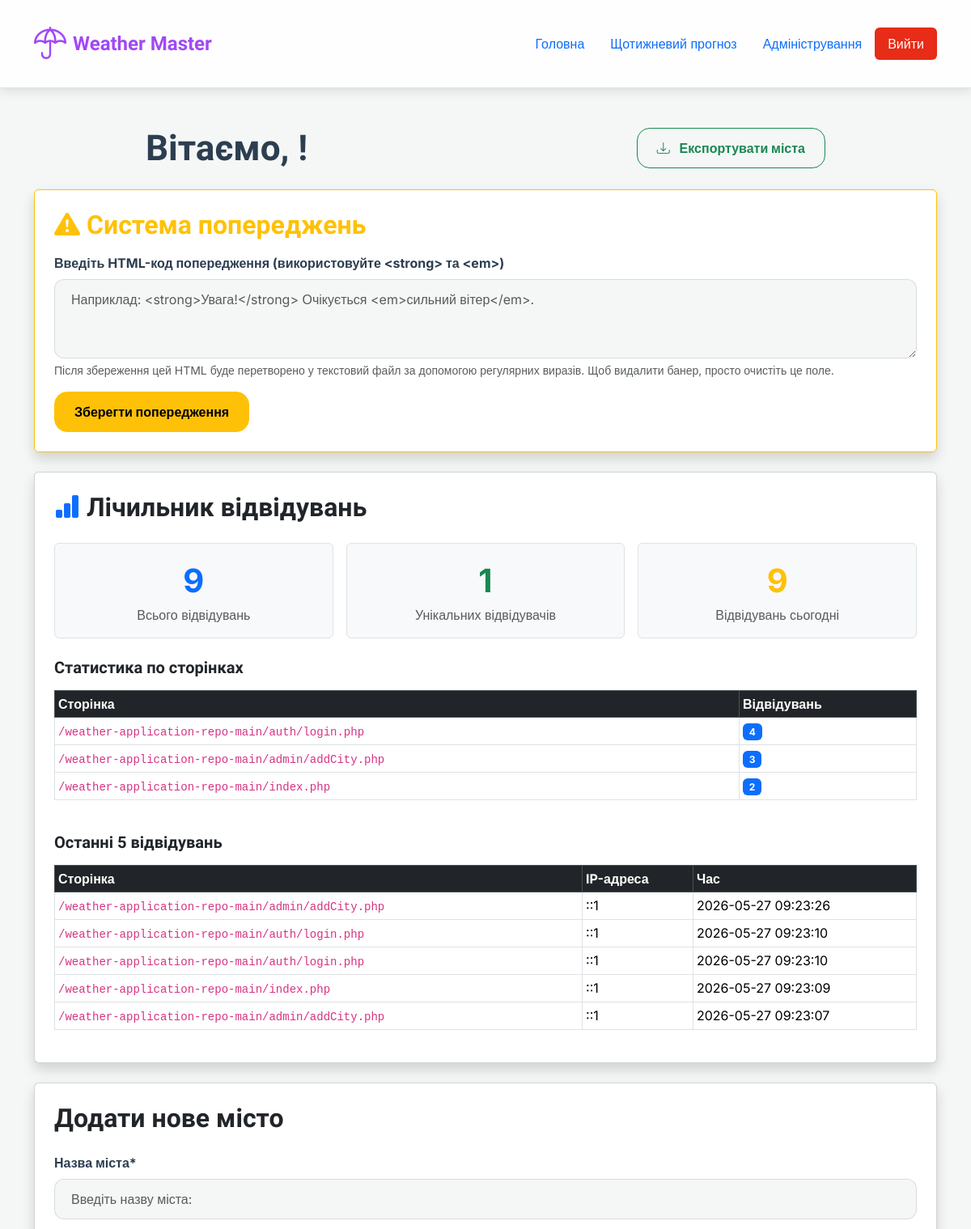
The page /admin/index.php (signed in, upper part) on the database as committed earlier.
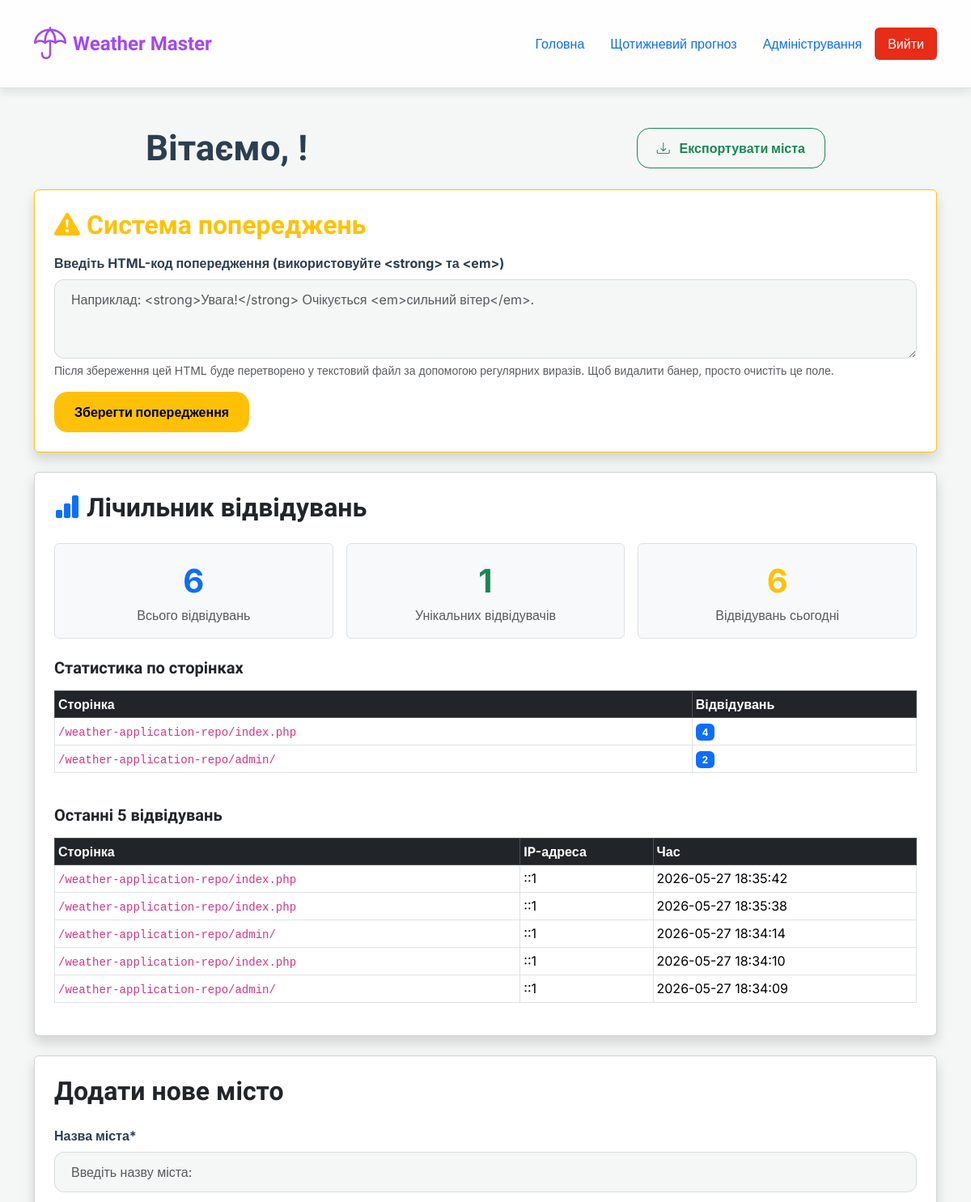
The same page on the database as committed later.
### tables this page shows
CREATE TABLE visit_log (
                    id INTEGER PRIMARY KEY AUTOINCREMENT,
                    page TEXT NOT NULL,
                    ip_address TEXT NOT NULL,
                    user_agent TEXT,
                    visited_at DATETIME DEFAULT CURRENT_TIMESTAMP
                );

### repositories/baseRepository.php (called while the page is built, shortened)
<?php
include_once __DIR__ . "/../data/database.php";
abstract class BaseRepository
{
    public function __construct(Database $db)
    {
        $this->db = $db;
        $this->pdo = $this->db->connect();
    }
}

### data/database.php (called while the page is built, shortened)
<?php
class Database
{
    private ?PDO $pdo = null;
    public function connect(): PDO
    {
        if ($this->pdo === null) {
            try {
                $this->pdo = new PDO("sqlite:" . $this->db_file_path);
                $this->pdo->setAttribute(PDO::ATTR_ERRMODE, PDO::ERRMODE_EXCEPTION);
            } catch (PDOException $e) {
                die("Database Connection Failed: " . $e->getMessage());
            }
        }
        return $this->pdo;
    }
    public function disconnect(): void
    {
        $this->pdo = null;
    }
}

### repositories/visitRepository.php (called while the page is built, shortened)
<?php
include_once "baseRepository.php";
class VisitRepository extends BaseRepository
{
    public function initTable(): void
    {
        try {
            $sql = "CREATE TABLE IF NOT EXISTS " . VisitLog::TABLE_NAME . " (
                    id INTEGER PRIMARY KEY AUTOINCREMENT,
                    page TEXT NOT NULL,
                    ip_address TEXT NOT NULL,
                    user_agent TEXT,
                    visited_at DATETIME DEFAULT CURRENT_TIMESTAMP
                )
            ";
            $this->pdo->exec($sql);
        } catch (PDOException $e) {
            echo "Error creating visit_log table: " . $e->getMessage();
        }
    }
    public function getTotalCount(): int
    {
        try {
            $stmt = $this->pdo->query("SELECT COUNT(*) FROM " . VisitLog::TABLE_NAME);
            return (int) $stmt->fetchColumn();
        } catch (PDOException $e) {
            return 0;
        }
    }
    public function getUniqueVisitorsCount(): int
    {
        try {
            $stmt = $this->pdo->query("SELECT COUNT(DISTINCT ip_address) FROM " . VisitLog::TABLE_NAME);
            return (int) $stmt->fetchColumn();
        } catch (PDOException $e) {
            return 0;
        }
    }
    public function getTodayCount(): int
    {
        try {
            $stmt = $this->pdo->query(
                "SELECT COUNT(*) FROM " . VisitLog::TABLE_NAME .
                " WHERE DATE(visited_at) = DATE('now')"
            );
            return (int) $stmt->fetchColumn();
        } catch (PDOException $e) {
            return 0;
        }
    }
    public function getPageStats(): array
    {
        try {
            $stmt = $this->pdo->query(
                "SELECT page, COUNT(*) as visits FROM " . VisitLog::TABLE_NAME .
                " GROUP BY page ORDER BY visits DESC"
            );
            return $stmt->fetchAll(PDO::FETCH_ASSOC);
        } catch (PDOException $e) {
            return [];
        }
    }
    public function getRecent(int $limit = 10): array
    {
        try {
            $stmt = $this->pdo->prepare(
                "SELECT * FROM " . VisitLog::TABLE_NAME .
                " ORDER BY visited_at DESC LIMIT :limit"
            );
            $stmt->bindParam(':limit', $limit, PDO::PARAM_INT);
            $stmt->execute();
            return $stmt->fetchAll(PDO::FETCH_ASSOC);
        } catch (PDOException $e) {
            return [];
        }
    }
}

### admin/index.php (the view, shortened to what the rows shown need)
<?php
include_once "../data/database.php";
include_once "../repositories/visitRepository.php";
class AdminPage extends AuthBase
{
    private function getVisitStatsHtml(): string
    {
        try {
            $db = new Database();
            $visitRepo = new VisitRepository($db);
            $visitRepo->initTable();
            $total = $visitRepo->getTotalCount();
            $unique = $visitRepo->getUniqueVisitorsCount();
            $today = $visitRepo->getTodayCount();
            $pageStats = $visitRepo->getPageStats();
            $recent = $visitRepo->getRecent(5);
            $pageRows = '';
            foreach ($pageStats as $row) {
                $page = htmlspecialchars($row['page']);
                $visits = (int) $row['visits'];
                $pageRows .= <<<HTML
                    <tr>
                        <td><code>{$page}</code></td>
                        <td><span class="badge bg-primary">{$visits}</span></td>
                    </tr>
                HTML;
            }
            $recentRows = '';
            foreach ($recent as $row) {
                $page = htmlspecialchars($row['page']);
                $ip = htmlspecialchars($row['ip_address']);
                $time = htmlspecialchars($row['visited_at']);
                $recentRows .= <<<HTML
                    <tr>
                        <td><code>{$page}</code></td>
                        <td>{$ip}</td>
                        <td>{$time}</td>
                    </tr>
                HTML;
            }
            return <<<HTML
            <div class="card shadow p-4 mx-auto mb-4">
                <h2 class="mb-4"><i class="bi bi-bar-chart-fill me-2 text-primary"></i>Лічильник відвідувань</h2>
                            <div class="fs-1 fw-bold text-primary">{$total}</div>
                            <div class="fs-1 fw-bold text-success">{$unique}</div>
                            <div class="fs-1 fw-bold text-warning">{$today}</div>
                <div class="table-responsive mb-4">
                    <table class="table table-bordered table-hover table-sm">
                        <thead class="table-dark">
                            <tr>
                                <th>Сторінка</th>
                                <th>Відвідувань</th>
                            </tr>
                        </thead>
                            {$pageRows}
                    </table>
                </div>
                <div class="table-responsive">
                    <table class="table table-bordered table-hover table-sm">
                        <thead class="table-dark">
                            <tr>
                                <th>Сторінка</th>
                                <th>IP-адреса</th>
                                <th>Час</th>
                            </tr>
                        </thead>
                        <tbody>
                            {$recentRows}
                        </tbody>
                    </table>
                </div>
            </div>
            HTML;
        } catch (\Throwable $e) {
            return '<div class="alert alert-warning">Не вдалося завантажити статистику відвідувань.</div>';
        }
    }
    private function getContent(): string
    {
        $errorHtml = '';
        $messageHtml = '';
        $adminName = isset($_SESSION['admin_login']) ? htmlspecialchars($_SESSION['admin_login']) : '';
        $actionPath = PathHelper::getAbsolutePath("admin/index.php");
        $visitStatsHtml = $this->getVisitStatsHtml();
        $alertFilePath = __DIR__ . "/../data/alert.txt";
        $currentAlertHtml = '';
        if (file_exists($alertFilePath)) {
            $rawText = file_get_contents($alertFilePath);
            $currentAlertHtml = RegexService::textToHtml($rawText);
            $currentAlertHtml = str_ireplace('<br>', "\n", $currentAlertHtml);
        }
        return <<<HTML
    <section class="admin py-5">
        <div class="container">
            <div class="admin__wrap">
                <div class="text-content mb-4 d-flex justify-content-between align-items-center">
                    <h1 class="mb-0">Вітаємо, <span class="navbar-text">$adminName!</span></h1>
                </div>
                $errorHtml
                $messageHtml
                <div class="card shadow p-4 mx-auto mb-4 border-warning">
                    <h2 class="mb-3 text-warning"><i class="bi bi-exclamation-triangle-fill me-2"></i>Система попереджень</h2>
                    <form method="POST" action="$actionPath">
                            <textarea class="form-control" id="alert_html" name="alert_html" rows="3" placeholder="Наприклад: <strong>Увага!</strong> Очікується <em>сильний вітер</em>.">{$currentAlertHtml}</textarea>
                    </form>
                </div>
                $visitStatsHtml
                <div class="card shadow p-4 mx-auto">
                    <h2 class="mb-4">Додати нове місто</h2>
                    <form method="POST" action="$actionPath">
                    </form>
                </div>
            </div>
        </div>
    </section>
    HTML;
    }
    public function get(): void
    {
        $content = $this->getContent();
    }
}
$adminPage = new AdminPage();
$adminPage->render();

Rows that differ between the two databases and show on the page:
removed visit_log: page "/weather-application-repo-main/admin/addCity.php", ip_address "::1", visited_at "2026-05-27 09:23:26"
removed visit_log: page "/weather-application-repo-main/auth/login.php", ip_address "::1", visited_at "2026-05-27 09:23:10"
removed visit_log: page "/weather-application-repo-main/auth/login.php", ip_address "::1", visited_at "2026-05-27 09:23:10"
changed visit_log (number 1 of 5 on the later page): page "/weather-application-repo-main/index.php" → "/weather-application-repo/index.php"; visited_at "2026-05-27 09:23:09" → "2026-05-27 18:35:42"
changed visit_log (number 2 of 5 on the later page): page "/weather-application-repo-main/admin/addCity.php" → "/weather-application-repo/index.php"; visited_at "2026-05-27 09:23:07" → "2026-05-27 18:35:38"
now on this page (row edited): visit_log: page "/weather-application-repo/admin/", ip_address "::1", visited_at "2026-05-27 18:34:14"
now on this page (row edited): visit_log: page "/weather-application-repo/index.php", ip_address "::1", visited_at "2026-05-27 18:34:10"
now on this page (row edited): visit_log: page "/weather-application-repo/admin/", ip_address "::1", visited_at "2026-05-27 18:34:09"
Other text that changed with them:
$total: "9" → "6"
$today: "9" → "6"
new list line: "/weather-application-repo/index.php 4"
new list line: "/weather-application-repo/admin/ 2"
list line gone: "/weather-application-repo-main/auth/login.php 4"
list line gone: "/weather-application-repo-main/admin/addCity.php 3"
list line gone: "/weather-application-repo-main/index.php 2"
